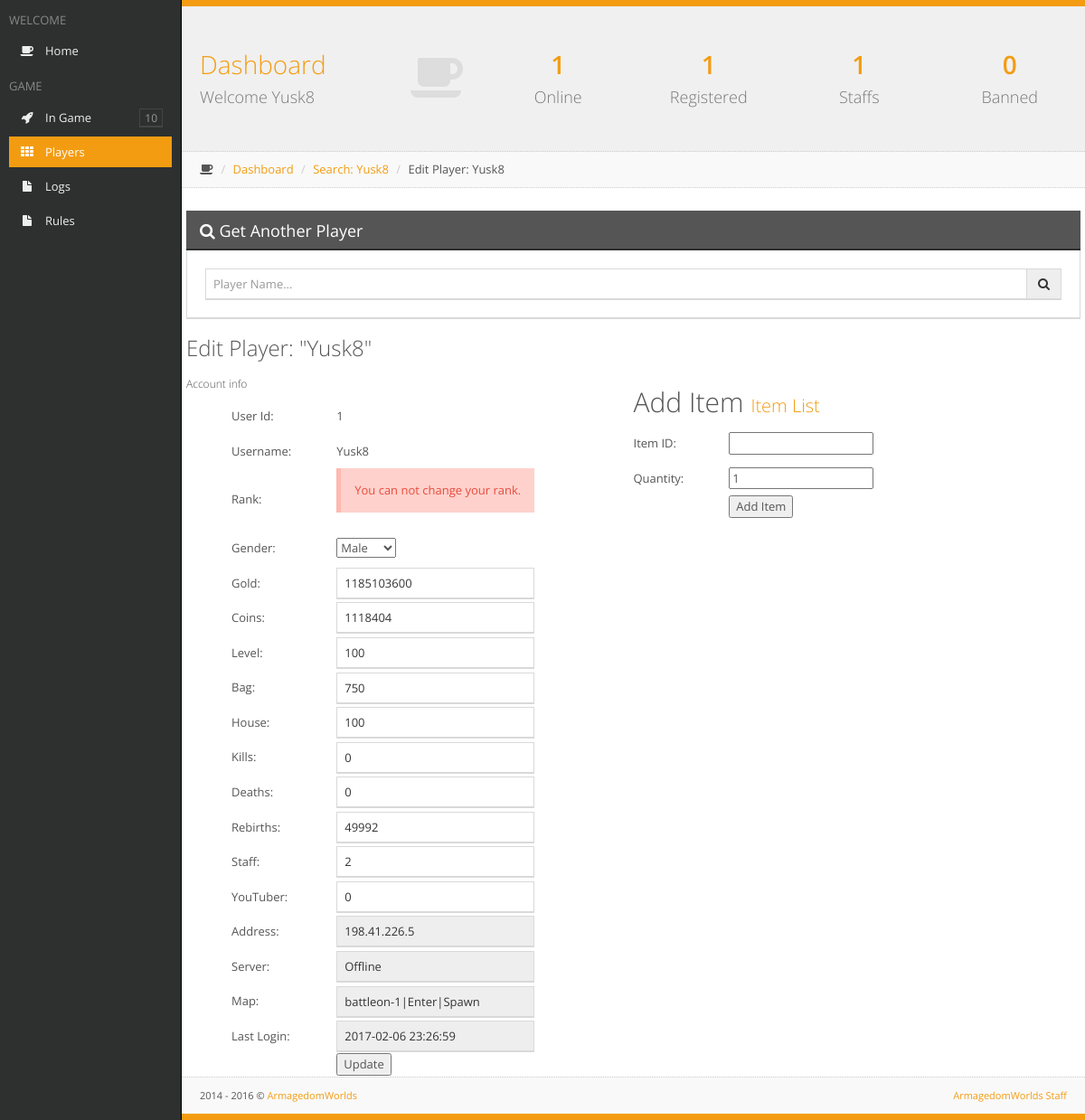
Page /Account/Editusers.php?user=Yusk8 (signed in) on the committed database.
### tables this page shows
CREATE TABLE `users` (
  `id` int(11) UNSIGNED NOT NULL,
  `Name` varchar(32) NOT NULL,
  `Hash` char(17) NOT NULL,
  `Password` char(17) NOT NULL,
  `HairID` int(11) UNSIGNED NOT NULL,
  `Access` tinyint(2) UNSIGNED NOT NULL DEFAULT '1',
  `ActivationFlag` tinyint(1) UNSIGNED NOT NULL DEFAULT '5',
  `PermamuteFlag` tinyint(1) UNSIGNED NOT NULL DEFAULT '0',
  `Country` char(2) NOT NULL DEFAULT 'xx',
  `Age` tinyint(2) UNSIGNED NOT NULL,
  `Gender` char(1) NOT NULL,
  `Email` varchar(64) NOT NULL,
  `Level` tinyint(2) UNSIGNED NOT NULL DEFAULT '1',
  `Gold` int(11) UNSIGNED NOT NULL DEFAULT '0',
  `Coins` int(11) UNSIGNED NOT NULL DEFAULT '0',
  `TCoins` int(11) UNSIGNED NOT NULL,
  `Exp` int(11) UNSIGNED NOT NULL DEFAULT '0',
  `ColorHair` char(6) NOT NULL DEFAULT '000000',
  `ColorSkin` char(6) NOT NULL DEFAULT '000000',
  `ColorEye` char(6) NOT NULL DEFAULT '000000',
  `ColorBase` char(6) NOT NULL DEFAULT '000000',
  `ColorTrim` char(6) NOT NULL DEFAULT '000000',
  `ColorAccessory` char(6) NOT NULL DEFAULT '000000',
  `SlotsBag` smallint(5) UNSIGNED NOT NULL DEFAULT '40',
  `SlotsBank` smallint(5) UNSIGNED NOT NULL DEFAULT '0',
  `SlotsHouse` smallint(5) UNSIGNED NOT NULL DEFAULT '20',
  `DateCreated` datetime NOT NULL,
  `LastLogin` datetime NOT NULL,
  `CpBoostExpire` datetime NOT NULL DEFAULT '2000-01-01 00:00:00',
  `RepBoostExpire` datetime NOT NULL DEFAULT '2000-01-01 00:00:00',
  `GoldBoostExpire` datetime NOT NULL DEFAULT '2000-01-01 00:00:00',
  `ExpBoostExpire` datetime NOT NULL DEFAULT '2000-01-01 00:00:00',
  `UpgradeExpire` datetime NOT NULL,
  `UpgradeDays` smallint(3) NOT NULL DEFAULT '0',
  `Upgraded` tinyint(1) UNSIGNED NOT NULL DEFAULT '0',
  `Achievement` int(11) UNSIGNED NOT NULL DEFAULT '0',
  `AchievementID` text NOT NULL,
  `Settings` int(11) UNSIGNED NOT NULL DEFAULT '0',
  `Quests` char(100) NOT NULL DEFAULT '0000000000000000000000000000000000000000000000000000000000000000000000000000000000000000000000000000',
  `Quests2` char(100) NOT NULL DEFAULT '0000000000000000000000000000000000000000000000000000000000000000000000000000000000000000000000000000',
  `DailyQuests0` int(11) UNSIGNED NOT NULL DEFAULT '0',
  `DailyQuests1` int(11) UNSIGNED NOT NULL DEFAULT '0',
  `DailyQuests2` int(11) UNSIGNED NOT NULL DEFAULT '0',
  `MonthlyQuests0` int(11) UNSIGNED NOT NULL DEFAULT '0',
  `LastArea` varchar(64) NOT NULL DEFAULT 'faroff-1|Enter|Spawn',
  `CurrentServer` varchar(16) NOT NULL DEFAULT 'Offline',
  `HouseInfo` text NOT NULL,
  `KillCount` int(10) UNSIGNED NOT NULL DEFAULT '0',
  `DeathCount` int(10) UNSIGNED NOT NULL DEFAULT '0',
  `Kills` int(10) UNSIGNED NOT NULL DEFAULT '0',
  `Deaths` int(10) UNSIGNED NOT NULL DEFAULT '0',
  `Address` varchar(15) NOT NULL DEFAULT '0.0.0.0',
  `Rebirth` int(11) UNSIGNED NOT NULL,
  `webLogin` int(11) UNSIGNED NOT NULL,
  `Brinde` int(11) UNSIGNED NOT NULL,
  `Staff` int(11) UNSIGNED NOT NULL,
  `YouTuber` int(10) UNSIGNED NOT NULL,
  `PvPRank` int(10) UNSIGNED NOT NULL,
  `PRank` int(10) UNSIGNED NOT NULL,
  `Score` int(10) UNSIGNED NOT NULL DEFAULT '0'
);

### Account/template/css/fonts/config.php (called while the page is built, shortened)
<?php
	$useron = $_SESSION['userlog'];
	$passon = $_SESSION['passlog'];
	if(!(empty($passon))){
		$user = addslashes($useron);
		$pass = addslashes($passon);
		$busca_user = mysql_query("SELECT * FROM users WHERE Name='$user' AND Hash='$pass'");
		$fetch_user = mysql_fetch_array($busca_user);
		$staff = $fetch_user['Staff'];
		$access = $fetch_user['Access'];
	$busca_servers = mysql_query("SELECT SUM(Count) FROM servers WHERE Online>0");
	$fetch_servers = mysql_fetch_array($busca_servers);
	$busca_users = mysql_query("SELECT id FROM users");
	$conta_users = mysql_num_rows($busca_users);
	$busca_staff = mysql_query("SELECT id FROM users WHERE Access>=40");
	$conta_staff = mysql_num_rows($busca_staff);
	$busca_ban = mysql_query("SELECT id FROM users WHERE Access<1");
	$conta_ban = mysql_num_rows($busca_ban);
	}
?>

### Account/Editusers.php (the view, shortened to what this page needs)
<?php
	if(!(include "template/css/fonts/config.php")){
		die("<center>FATAL ERROR: Arquivo de configuração não encontrado</center>");
	}
?>
<?php if(!(empty($passon)) && ($staff < 2)){ ?>
<html>
	<head>
		<title>Restricted Access</title>
		<link rel="stylesheet" href="template/css/style.css">
		<link rel='stylesheet' id='open-sans-css'  href='//fonts.googleapis.com/css?family=Open+Sans%3A300italic%2C400italic%2C600italic%2C300%2C400%2C600&#038;subset=latin%2Clatin-ext&#038;ver=4.0-alpha' type='text/css' media='all' />
	</head>
	<body>
		<div id="tudo">
			<div>&nbsp </div>
			<div id="conteudo" class="shadow">
				<div style="height: 30px;">&nbsp </div>
				<p><center>Only Administrators have access to the Panel of Players</center></p>
				<p><a href="../"><center>&raquo Back to Game</center></a></p>
			</div>
		</div>
	</body>
</html>
<?php }else if(!(empty($passon))){ ?>
<!DOCTYPE html>
<html class=" js no-touch">
<head>
	<link rel="stylesheet" href="template/css/bootstrap-1.5.css">
	<link rel="stylesheet" href="template/css/plugins-1.5.css">
	<link rel="stylesheet" href="template/css/main-1.5.css">
	<link rel="stylesheet" href="template/css/themes.css">
</head>
<body class="header-fixed-top sidebar-left-pinned">
<div id="sidebar-left" class="enable-hover">
	<div class="sidebar-content">
		<div class="slimScrollDiv" style="position: relative; overflow: hidden; width: auto; height: 573px;">
			<div class="sidebar-left-scroll" style="overflow: hidden; width: auto; height: 573px;">
				<ul class="sidebar-nav">
					<li><h2 class="sidebar-header">WELCOME</h2></li>
					<li><a href="index.php"><i class="fa fa-coffee"></i>Home</a></li>
					<li><h2 class="sidebar-header">GAME</h2></li>
					<li><a style="cursor: pointer;" class="menu-link"><i class="fa fa-rocket"></i>In Game</a>
					</li>
					<li><a href="busca.php" class=" active"><i class="fa fa-th"></i>Players</a></li>
					<li><a href="logs.php"><i class="fa fa-file"></i>Logs</a></li>
					<li><a href="rules.php"><i class="fa fa-file"></i>Rules</a></li>
				</ul>
			</div>
		</div>
	</div>
</div>
<div id="page-container" class="full-width">
	<div id="fx-container" class="fx-opacity"><div id="page-content" class="block">
		<div class="block-header">
			<div class="row remove-margin">
				<div class="col-md-4">
					<a href="" class="header-title-link">
						<h1><i class="fa fa-coffee animation-expandUp"></i>Dashboard<br><small>Welcome <?php echo $useron; ?></small></h1>
					</a>
				</div>
				<div class="col-md-8">
					<div class="row">
						<div class="col-sm-6">
							<div class="row">
								<div class="col-xs-6">
									<a href="lista.php?online" class="header-link">
										<h1 class="animation-pullDown">
											<strong><?php echo $fetch_servers[0]; ?></strong><br><small>Online</small>
										</h1>
									</a>
								</div>
								<div class="col-xs-6">
									<a class="header-link">
										<h1 class="animation-pullDown">
											<strong><?php echo $conta_users; ?></strong><br><small>Registered</small>
										</h1>
									</a>
								</div>
							</div>
						</div>
						<div class="col-sm-6">
							<div class="row">
								<div class="col-xs-6">
									<a href="lista.php?staffs" class="header-link">
										<h1 class="animation-pullDown">
											<strong><?php echo $conta_staff; ?></strong><br><small>Staffs</small>
										</h1>
									</a>
								</div>
								<div class="col-xs-6">
									<a href="lista.php?ban" class="header-link">
										<h1 class="animation-pullDown">
											<strong><?php echo $conta_ban; ?></strong><br><small>Banned</small>
										</h1>
									</a>
								</div>
							</div>
						</div>
					</div>
				</div>
			</div>
		</div>
		<ul class="breadcrumb breadcrumb-top">
			<li><i class="fa fa-coffee"></i></li>
			<li><a href="index.php">Dashboard</a></li>
			<li><a href="index.php">Search: <?php echo $_GET['user']; ?></a></li>
			<li>Edit Player: <?php echo $_GET['user']; ?></li>
		</ul>
		<div class="row gutter30">
			<div class="block full">
				<div class="block-title">
					<h2><i class="fa fa-search"></i> Get Another Player</h2>
				</div>
				<form action="busca.php" method="post">
					<div class="input-group">
						<input type="text" id="search-term" value="<?php echo addslashes($_POST['search-term']); ?>" name="search-term" class="form-control" placeholder="Player Name...">
						<span class="input-group-btn">
							<button type="submit" class="btn btn-default"><i class="fa fa-search"></i></button>
						</span>
					</div>
				</form>
			</div>
			<h3>Edit Player: "<?php echo $_GET['user']; ?>"</h3>
			<?php
				$player = addslashes($_GET['user']);
				$busca_edit = mysql_query("SELECT * FROM users WHERE Name='$player'");
				$conta_edit = mysql_num_rows($busca_edit);
			?>
			<?php if($conta_edit > 0){ ?>
				<?php
					$fetch_edit = mysql_fetch_array($busca_edit);
				?>
				<div style="float: left; width: 50%">
					<h6>Account info</h6>
					<form action="" method="POST">
						<table>
							<tr>
								<td style='border: 1px #000; padding: 10px 50px 10px 50px;'>User Id: </td><td><?php echo $fetch_edit['id']; ?></td>
							</tr>
							<tr>
								<td style='border: 1px #000; padding: 10px 50px 10px 50px;'>Username: </td><td><?php echo $fetch_edit['Name']; ?></td>
							</tr>
							<tr>
								<td style='border: 1px #000; padding: 10px 50px 10px 50px;'>Rank: </td><td>
									<?php
										if($access < 60){
									echo "<div class='alert alert-danger fade in block-inner'>
		                <i class='icon-cancel-circle'></i> You can not change ranks.
		            </div>";
		             } else if($fetch_edit['Name'] == $user){
									echo "<div class='alert alert-danger fade in block-inner'>
		                <i class='icon-cancel-circle'></i> You can not change your rank.
		            </div>";
									} ?>
								</td>
							</tr>
							<tr>
								<td style='border: 1px #000; padding: 10px 50px 10px 50px;'>Gender: </td><td>
								<select name="gender">
									<?php if($fetch_edit['Gender'] == 'M'){ ?>
										<option value="M">Male</option>
									<?php }else if($fetch_edit['Gender'] == 'F'){ ?>
										<option value="F">Female</option>
										<option value="M">Male</option>
									<?php } ?>
								</select>
								</td>
							</tr>
							<tr>
								<td style='border: 1px #000; padding: 10px 50px 10px 50px;'>Gold: </td><td> <input type="text" class="datepicker-trigger form-control hasDatepicker" name="gold" value="<?php echo $fetch_edit['Gold']; ?>"></td>
							</tr>
							<tr>
								<td style='border: 1px #000; padding: 10px 50px 10px 50px;'>Coins: </td><td> <input type="text" class="datepicker-trigger form-control hasDatepicker" name="coins" value="<?php echo $fetch_edit['Coins']; ?>"></td>
							</tr>
							<tr>
								<td style='border: 1px #000; padding: 10px 50px 10px 50px;'>Level: </td><td> <input type="text" class="datepicker-trigger form-control hasDatepicker" name="level" value="<?php echo $fetch_edit['Level']; ?>"></td>
							</tr>
							<tr>
								<td style='border: 1px #000; padding: 10px 50px 10px 50px;'>Bag: </td><td> <input type="text" class="datepicker-trigger form-control hasDatepicker" name="bag" value="<?php echo $fetch_edit['SlotsBag']; ?>"></td>
							</tr>
							<tr>
								<td style='border: 1px #000; padding: 10px 50px 10px 50px;'>House: </td><td> <input type="text" class="datepicker-trigger form-control hasDatepicker" name="house" value="<?php echo $fetch_edit['SlotsHouse']; ?>"></td>
							</tr>
							<tr>
								<td style='border: 1px #000; padding: 10px 50px 10px 50px;'>Kills: </td><td> <input type="text" class="datepicker-trigger form-control hasDatepicker" name="kills" value="<?php echo $fetch_edit['KillCount']; ?>"></td>
							</tr>
							<tr>
								<td style='border: 1px #000; padding: 10px 50px 10px 50px;'>Deaths: </td><td> <input type="text" class="datepicker-trigger form-control hasDatepicker" name="deaths" value="<?php echo $fetch_edit['DeathCount']; ?>"></td>
							</tr>
							<tr>
								<td style='border: 1px #000; padding: 10px 50px 10px 50px;'>Rebirths: </td><td> <input type="text" class="datepicker-trigger form-control hasDatepicker" name="rebirths" value="<?php echo $fetch_edit['Rebirth']; ?>"></td>
							</tr>
							<tr>
								<td style='border: 1px #000; padding: 10px 50px 10px 50px;'>Staff: </td><td> <input type="text" class="datepicker-trigger form-control hasDatepicker" name="staff" value="<?php echo $fetch_edit['Staff']; ?>"></td>
							</tr>
							<tr>
								<td style='border: 1px #000; padding: 10px 50px 10px 50px;'>YouTuber: </td><td> <input type="text" class="datepicker-trigger form-control hasDatepicker" name="yt" value="<?php echo $fetch_edit['YouTuber']; ?>"></td>
							</tr>
							<tr>
								<td style='border: 1px #000; padding: 10px 50px 10px 50px;'>Address: </td><td> <input type="text" class="datepicker-trigger form-control hasDatepicker" value="<?php echo $fetch_edit['Address']; ?>" readonly="true"></td>
							</tr>
							<tr>
								<td style='border: 1px #000; padding: 10px 50px 10px 50px;'>Server: </td><td> <input type="text" class="datepicker-trigger form-control hasDatepicker" value="<?php echo $fetch_edit['CurrentServer']; ?>" readonly="true"></td>
							</tr>
							<tr>
								<td style='border: 1px #000; padding: 10px 50px 10px 50px;'>Map: </td><td> <input type="text" class="datepicker-trigger form-control hasDatepicker" value="<?php if(empty($fetch_edit['LastArea'])){ echo "Nenhum"; }else{ echo $fetch_edit['LastArea']; } ?>" readonly="true"></td>
							</tr>
							<tr>
								<td style='border: 1px #000; padding: 10px 50px 10px 50px;'>Last Login: </td><td> <input type="text" class="datepicker-trigger form-control hasDatepicker" value="<?php if(empty($fetch_edit['LastLogin'])){ echo "Nenhum"; }else{ echo $fetch_edit['LastLogin']; } ?>" readonly="true"></td>
							</tr>
							<tr>
								<td></td><td><input type="submit" name="acao" value="Update"></td>
							</tr>
						</table>
					</form>
				</div>
				<div style="float: right; width: 50%">
				<h2>Add Item <font style="font-size: 20px"><a href="Listitem.php" target="_blank">Item List</a></font></h2>
					<form action="" method="POST">
						<table>
							<tr>
								<td style='border: 1px #000; padding: 10px 50px 10px 0px;'>Item ID: </td><td><input type="text" name="itemid"> </td>
							</tr>
							<tr>
								<td style='border: 1px #000; padding: 10px 50px 10px 0px;'>Quantity: </td><td><input type="text" name="quantidade" value="1"> </td>
							</tr><tr>
								<td></td><td><input type="submit" name="additem" value="Add Item"> </td>
							</tr>
						</table>
					</form>
				</div>
			<?php }else{ ?>
				<b>Player Does Not Exist</b>
			<?php } ?>
			<br /><br /><br />
		</div>
	</div>
	<footer class="clearfix">
		<div class="pull-right">
			<a href="" target="_blank">ArmagedomWorlds Staff</a>
		</div>
		<div class="pull-left">
			<span>2014 - 2016</span> © <a href="/" target="_blank">ArmagedomWorlds</a>
		</div>
	</footer>
	</div>
</div>
</body>
</html>
<?php }else{ ?>
	<?php include "login.php"; ?>
<?php } ?>

### rows in the picture
users: id "1", Name "Yusk8", gender "Male", gold "1185103600", coins "1118404", level "100", bag "750", house "100", kills "0", deaths "0", rebirths "49992", staff "2", yt "0", Address "198.41.226.5", CurrentServer "Offline", LastArea "battleon-1|Enter|Spawn", LastLogin "2017-02-06 23:26:59"

### other values in the picture
$useron "Yusk8"
$fetch_servers[0] "1"
$conta_users "1"
$conta_staff "1"
$conta_ban "0"
$_GET['user'] "Yusk8"
